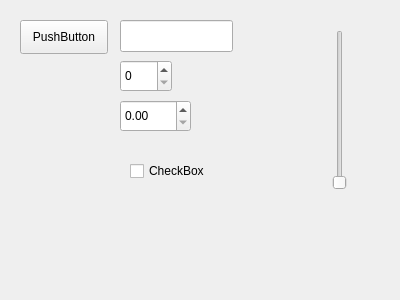
<?xml version="1.0" encoding="utf-8"?>
<ui version="4.0">
 <author>
    SPDX-FileCopyrightText: none
    SPDX-License-Identifier: GPL-3.0-or-later
  </author>
 <class>DialogSaverTestWidget</class>
 <widget class="QWidget" name="DialogSaverTestWidget">
  <property name="geometry">
   <rect>
    <x>0</x>
    <y>0</y>
    <width>400</width>
    <height>300</height>
   </rect>
  </property>
  <widget class="QPushButton" name="pushButton">
   <property name="geometry">
    <rect>
     <x>20</x>
     <y>20</y>
     <width>88</width>
     <height>34</height>
    </rect>
   </property>
   <property name="text">
    <string>PushButton</string>
   </property>
  </widget>
  <widget class="QLineEdit" name="lineEdit">
   <property name="geometry">
    <rect>
     <x>120</x>
     <y>20</y>
     <width>113</width>
     <height>32</height>
    </rect>
   </property>
   <property name="text">
    <string/>
   </property>
  </widget>
  <widget class="QSpinBox" name="spinBox">
   <property name="geometry">
    <rect>
     <x>120</x>
     <y>60</y>
     <width>52</width>
     <height>32</height>
    </rect>
   </property>
   <property name="singleStep">
    <number>0</number>
   </property>
   <property name="value">
    <number>0</number>
   </property>
  </widget>
  <widget class="QDoubleSpinBox" name="doubleSpinBox">
   <property name="geometry">
    <rect>
     <x>120</x>
     <y>100</y>
     <width>71</width>
     <height>32</height>
    </rect>
   </property>
   <property name="value">
    <double>0.000000000000000</double>
   </property>
  </widget>
  <widget class="QSlider" name="verticalSlider">
   <property name="geometry">
    <rect>
     <x>330</x>
     <y>30</y>
     <width>20</width>
     <height>160</height>
    </rect>
   </property>
   <property name="orientation">
    <enum>Qt::Vertical</enum>
   </property>
  </widget>
  <widget class="QCheckBox" name="checkBox">
   <property name="geometry">
    <rect>
     <x>130</x>
     <y>160</y>
     <width>88</width>
     <height>22</height>
    </rect>
   </property>
   <property name="text">
    <string>CheckBox</string>
   </property>
   <property name="checked">
    <bool>false</bool>
   </property>
  </widget>
 </widget>
 <resources/>
 <connections/>
</ui>
